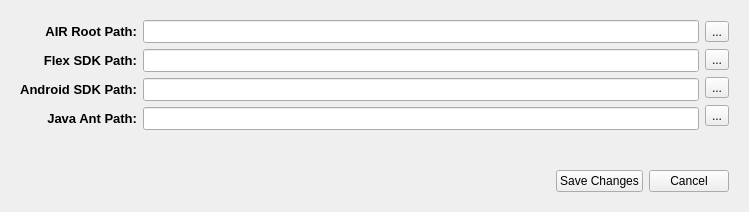
<?xml version="1.0" encoding="UTF-8"?>
<ui version="4.0">
 <class>Form</class>
 <widget class="QWidget" name="Form">
  <property name="geometry">
   <rect>
    <x>0</x>
    <y>0</y>
    <width>749</width>
    <height>212</height>
   </rect>
  </property>
  <property name="minimumSize">
   <size>
    <width>749</width>
    <height>212</height>
   </size>
  </property>
  <property name="windowTitle">
   <string>Form</string>
  </property>
  <layout class="QVBoxLayout" name="verticalLayout_4">
   <item>
    <widget class="QWidget" name="widget_2" native="true">
     <layout class="QHBoxLayout" name="horizontalLayout">
      <item>
       <layout class="QVBoxLayout" name="verticalLayout_2">
        <item>
         <widget class="QLabel" name="label_2">
          <property name="font">
           <font>
            <pointsize>10</pointsize>
            <weight>75</weight>
            <bold>true</bold>
           </font>
          </property>
          <property name="text">
           <string>AIR Root Path:</string>
          </property>
          <property name="alignment">
           <set>Qt::AlignRight|Qt::AlignTrailing|Qt::AlignVCenter</set>
          </property>
         </widget>
        </item>
        <item>
         <widget class="QLabel" name="label">
          <property name="font">
           <font>
            <pointsize>10</pointsize>
            <weight>75</weight>
            <bold>true</bold>
           </font>
          </property>
          <property name="text">
           <string>Flex SDK Path:</string>
          </property>
          <property name="alignment">
           <set>Qt::AlignRight|Qt::AlignTrailing|Qt::AlignVCenter</set>
          </property>
         </widget>
        </item>
        <item>
         <widget class="QLabel" name="label_3">
          <property name="font">
           <font>
            <pointsize>10</pointsize>
            <weight>75</weight>
            <bold>true</bold>
           </font>
          </property>
          <property name="text">
           <string>Android SDK Path:</string>
          </property>
          <property name="alignment">
           <set>Qt::AlignRight|Qt::AlignTrailing|Qt::AlignVCenter</set>
          </property>
         </widget>
        </item>
        <item>
         <widget class="QLabel" name="label_5">
          <property name="font">
           <font>
            <pointsize>10</pointsize>
            <weight>75</weight>
            <bold>true</bold>
           </font>
          </property>
          <property name="text">
           <string>Java Ant Path:</string>
          </property>
          <property name="alignment">
           <set>Qt::AlignRight|Qt::AlignTrailing|Qt::AlignVCenter</set>
          </property>
         </widget>
        </item>
       </layout>
      </item>
      <item>
       <layout class="QVBoxLayout" name="verticalLayout">
        <item>
         <widget class="QLineEdit" name="airLineEdit">
          <property name="font">
           <font>
            <pointsize>10</pointsize>
           </font>
          </property>
         </widget>
        </item>
        <item>
         <widget class="QLineEdit" name="flexLineEdit">
          <property name="font">
           <font>
            <pointsize>10</pointsize>
           </font>
          </property>
         </widget>
        </item>
        <item>
         <widget class="QLineEdit" name="androidLineEdit">
          <property name="font">
           <font>
            <pointsize>10</pointsize>
           </font>
          </property>
         </widget>
        </item>
        <item>
         <widget class="QLineEdit" name="antLineEdit">
          <property name="font">
           <font>
            <pointsize>10</pointsize>
           </font>
          </property>
         </widget>
        </item>
       </layout>
      </item>
      <item>
       <layout class="QVBoxLayout" name="verticalLayout_3">
        <item>
         <widget class="QToolButton" name="airToolBtn">
          <property name="text">
           <string>...</string>
          </property>
         </widget>
        </item>
        <item>
         <widget class="QToolButton" name="flexToolBtn">
          <property name="text">
           <string>...</string>
          </property>
         </widget>
        </item>
        <item>
         <widget class="QToolButton" name="androidToolBtn">
          <property name="text">
           <string>...</string>
          </property>
         </widget>
        </item>
        <item>
         <widget class="QToolButton" name="antToolBtn">
          <property name="text">
           <string>...</string>
          </property>
         </widget>
        </item>
       </layout>
      </item>
     </layout>
    </widget>
   </item>
   <item>
    <spacer name="verticalSpacer">
     <property name="orientation">
      <enum>Qt::Vertical</enum>
     </property>
     <property name="sizeHint" stdset="0">
      <size>
       <width>20</width>
       <height>12</height>
      </size>
     </property>
    </spacer>
   </item>
   <item>
    <widget class="QWidget" name="widget" native="true">
     <layout class="QHBoxLayout" name="horizontalLayout_2">
      <item>
       <spacer name="horizontalSpacer">
        <property name="orientation">
         <enum>Qt::Horizontal</enum>
        </property>
        <property name="sizeHint" stdset="0">
         <size>
          <width>546</width>
          <height>20</height>
         </size>
        </property>
       </spacer>
      </item>
      <item>
       <widget class="QPushButton" name="saveBtn">
        <property name="text">
         <string>Save Changes</string>
        </property>
       </widget>
      </item>
      <item>
       <widget class="QPushButton" name="cancelBtn">
        <property name="text">
         <string>Cancel</string>
        </property>
       </widget>
      </item>
     </layout>
    </widget>
   </item>
  </layout>
 </widget>
 <resources/>
 <connections/>
</ui>
